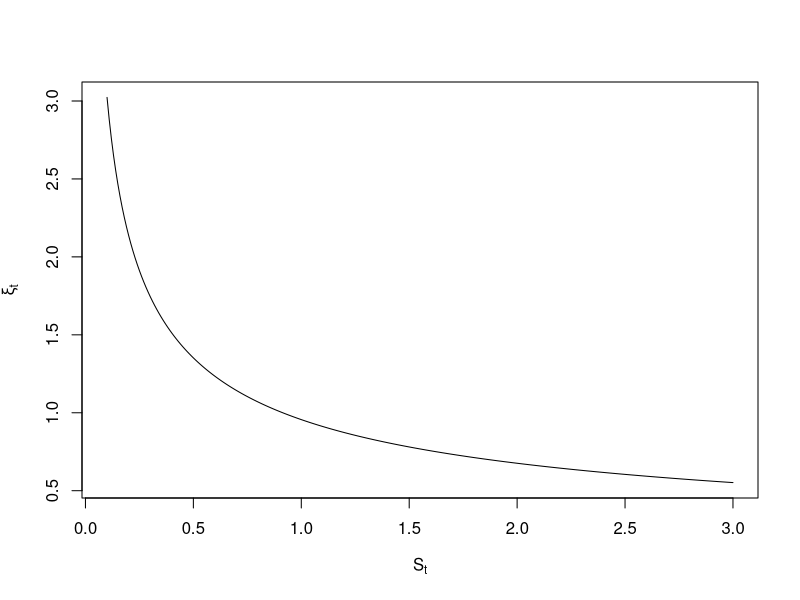
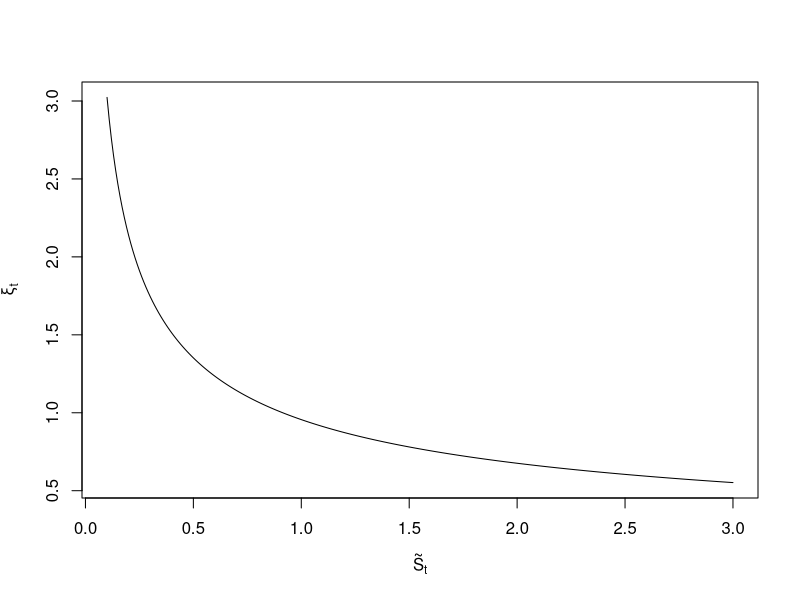

Reproduce these figures in R, in order. (Note: this script raises an error after producing the figures.)
############ MÉMOIRE: Maitrise en Mathématiques Finacières et Actuarielle  #################

# -SECTION 3: Power Utility - Simulation de marché #
#-Note: toutes les formules sont UNIQUEMENT applicables à la fonction de Power Utility

########## PARAMÈTRES ##########################################
Maturi<-10         #Time until maturity
r_no_risk<-0.02    #Risk free rate
alpha<-0.04        #Risky rate
sigma<-0.2         #Volatility
gamma<-2           #Parameter of Utility function
S_0<-1             #Initial value of the asset (S_0>0)
budget<-1          #Initial Budget amount
N_Simulations<-100000 #Number of Simulations
fee_c_s<-0.00     #Fee applied of the risky asset
fee_c_f<-0.00     #Fee applied of the funds 

Frequ<-52          #Frequency of rebalancing the portfolio
  
a_call_sim<-1
b_call_sim<-1
K_call_sim<-1

library("ggplot2")
alpha_tilde<-alpha-fee_c_s-fee_c_f
r_no_risk_tilde<-r_no_risk-fee_c_f
  
theta_sim<-(alpha-r_no_risk)/sigma
theta_sim_tilde<-(alpha_tilde-r_no_risk_tilde)/sigma
################################################################




########## Graph: xi_t with respect to S_t ##########
ttt<-3
sst<-seq(0.1,3,0.01)
xxi<-lapply(sst,function(x)x^(-theta_sim/sigma)*exp((theta_sim*alpha/sigma-theta_sim*sigma/2-r_no_risk-0.5*theta_sim^2)*ttt))
plot(sst,xxi, type='l',xlab=expression(S[t]),ylab=expression(xi[t]))




########## Graph: xi_t with respect to S_t with fees ##########
ttt<-3
sst<-seq(0.1,3,0.01)
xxi<-lapply(sst,function(x)x^(-theta_sim_tilde/sigma)*exp((theta_sim_tilde*alpha_tilde/sigma-theta_sim_tilde*sigma/2-r_no_risk_tilde-0.5*theta_sim_tilde^2)*ttt))
plot(sst,xxi, type='l',xlab=expression(tilde(S)[t]),ylab=expression(tilde(xi)[t]))
#,yaxt = "n" ,xaxt = "n"

#### "Frequency" - SIMULATIONS - Market ########
# Power Utility, no Call option #

rand_vector4<-rnorm(Maturi*Frequ)
prop_Actif_Risque<-(alpha-r_no_risk)/(gamma*sigma^2)
S_t0<-1
B_t0<-1

S_t_simulated0<-lapply(rand_vector4,function (x)exp((alpha-0.5*sigma^2)/Frequ+sigma*sqrt(1/Frequ)*x))
B_t_simulated0<-rep(exp(r_no_risk/Frequ),Frequ*Maturi)
lambda_0<-(1/budget)^(gamma)*exp((-r_no_risk*gamma+r_no_risk-(0.5*theta_sim^2)+theta_sim^2/(2*gamma))*Maturi)
Ptf_simulated_0<-lambda_0^(-1/gamma)*exp((0.5*theta_sim^2*(1-1/gamma)^2-(r_no_risk+0.5*theta_sim^2)*(1-1/gamma))*Maturi)

Montant_Actif_Risque0<-prop_Actif_Risque*Ptf_simulated_0/S_t0
Montant_Actif_Sans_Risque0<-(Ptf_simulated_0-Montant_Actif_Risque0*S_t0)/B_t0
tool_investment0<-rbind(Montant_Actif_Risque0,Montant_Actif_Sans_Risque0)
  
S_t_simulated1<-cumprod(S_t_simulated0)
B_t_simulated1<-cumprod(B_t_simulated0)

tool_Market0<-rbind(S_t_simulated1[1:(Frequ*Maturi-1)],B_t_simulated1[1:(Frequ*Maturi-1)])
tool_Market1<-rbind(S_t_simulated1,B_t_simulated1)
Ptf_simulated_1<-tool_Market1[,1]%*%tool_investment0
tool_investment1<-rbind(prop_Actif_Risque*Ptf_simulated_1/tool_Market1[1,1],(Ptf_simulated_1-prop_Actif_Risque*Ptf_simulated_1)/tool_Market1[2,1])
#tool_Market1[,1]%*%tool_investment1==tool_Market1[,1]%*%tool_investment0




#Retourne un vecteur contenant les nouveaux montants investis ds l'actif risqué et sans risque, respectivement
Investment_Fonct<-function(S_t,B_t,invest_risq_tm1,invest_srisq_tm1,propor){
  Ptf_ini<-S_t*invest_risq_tm1+invest_srisq_tm1*B_t
  
  investment<-rbind(propor*Ptf_ini/S_t,Ptf_ini*(1-propor)/B_t)

  return(investment)
}
#Investment_Fonct(S_t=1.004773,B_t= 1.000385,invest_risq_tm1=0.2797681,invest_srisq_tm1=0.8393042,propor=0.25)



#Retourne le processus d'investissement de portfeuille
tool_investment[,1]<-tool_investment0
  for (i in 2:(Frequ*Maturi)){
    tool_investment[,i]<-Investment_Fonct(S_t=S_t_simulated1[(i-1)],B_t= B_t_simulated1[(i-1)],invest_risq_tm1=tool_investment[1,(i-1)],invest_srisq_tm1=tool_investment[2,(i-1)],propor=prop_Actif_Risque) 
  }

#Valeur du portfeuille
Ptf_simulated1<-apply(tool_Market1*tool_investment,2,function(x) sum(x))




#### "Frequ" - SIMULATIONS - Market ########
# Power Utility, no Call option #
########### Plusieurs Simulations ###########
tool_investment<-rbind(rep(0,Frequ*Maturi)+1,rep(0,Frequ*Maturi)+1) #Initialisation
tool_invest_risque_multi<-matrix(0,N_Simulations,Frequ*Maturi+1)
tool_invest_srisque_multi<-matrix(0,N_Simulations,Frequ*Maturi+1)
Ptf_simulated1_multi<-matrix(0,N_Simulations,Frequ*Maturi+1)
S_t_simulated1_multi<-matrix(0,N_Simulations,Frequ*Maturi+1)

Montant_Actif_Risque0<-prop_Actif_Risque*Ptf_simulated_0/S_t0
Montant_Actif_Sans_Risque0<-(Ptf_simulated_0-Montant_Actif_Risque0*S_t0)/B_t0
tool_investment0<-rbind(Montant_Actif_Risque0,Montant_Actif_Sans_Risque0)

rand_vector5<-matrix(rnorm(Maturi*Frequ*N_Simulations),N_Simulations,Maturi*Frequ)
S_t_simulated0_multi<-exp((alpha-0.5*sigma^2)/Frequ+sigma*sqrt(1/Frequ)*rand_vector5)
tool_invest_risque_multi[,1]<-tool_investment0[1]
tool_invest_srisque_multi[,1]<-tool_investment0[2]
B_t_simulated0<-rep(exp(r_no_risk/Frequ),Frequ*Maturi)
B_t_simulated0.5<-c(1,B_t_simulated0)
B_t_simulated1<-cumprod(B_t_simulated0.5)


#Retourne l'espérance de l'utilité pour plusieurs simulations
Ptf_optimal_InvStg<-function(props){
  for(j in 1:(N_Simulations)){
  S_t_simulated1_multi[j,]<-c(1,cumprod(S_t_simulated0_multi[j,]))
  
  
  for (i in 2:(Frequ*Maturi+1)){
    tool_each<-Investment_Fonct(S_t=S_t_simulated1_multi[j,i],B_t= B_t_simulated1[i],invest_risq_tm1=tool_invest_risque_multi[j,(i-1)],invest_srisq_tm1=tool_invest_srisque_multi[j,(i-1)],propor=props) 
    tool_invest_risque_multi[j,i]<-tool_each[1]
    tool_invest_srisque_multi[j,i]<-tool_each[2]
  }
  Ptf_simulated1_multi[j,]<-tool_invest_risque_multi[j,]*S_t_simulated1_multi[j,]+tool_invest_srisque_multi[j,]*B_t_simulated1
}
  Utility_T<-1/(1-gamma)*(Ptf_simulated1_multi[,(Frequ*Maturi+1)])^(1-gamma)
  Expected_Utility<-mean(Utility_T)
  return(Expected_Utility)
}

#Ptf_optimal_InvStg(props=0.5) #-0.8181148

#Retourne un vecteur des valeurs terminales 
Ptf_optimal_InvStg_Terminal<-function(props){
  for(j in 1:(N_Simulations)){
    S_t_simulated1_multi[j,]<-c(1,cumprod(S_t_simulated0_multi[j,]))
    
    
    for (i in 2:(Frequ*Maturi+1)){
      tool_each<-Investment_Fonct(S_t=S_t_simulated1_multi[j,i],B_t= B_t_simulated1[i],invest_risq_tm1=tool_invest_risque_multi[j,(i-1)],invest_srisq_tm1=tool_invest_srisque_multi[j,(i-1)],propor=props) 
      tool_invest_risque_multi[j,i]<-tool_each[1]
      tool_invest_srisque_multi[j,i]<-tool_each[2]
    }
    Ptf_simulated1_multi[j,]<-tool_invest_risque_multi[j,]*S_t_simulated1_multi[j,]+tool_invest_srisque_multi[j,]*B_t_simulated1
  }

  return(Ptf_simulated1_multi[,(Frequ*Maturi+1)])
}
############# Vérification de l'utilité à maturité #############











####      "Frequ"     - SIMULATIONS - Market ########
# Power Utility, with Call option & Optimal Proportion #
lambda_opt<-lambda_optimal(r_FL=r_no_risk,alpha_FL=alpha,sigma_FL=sigma,gamma_FL=gamma,K_FL=K_call_sim,b_FL=b_call_sim,a_FL=a_call_sim,X_0_FL=budget,T_FL=Maturi)
x_concavi<-Find_x_theta_PU(b_call_sim,a_call_sim,K_call_sim,gamma)
  
prob_sim<-((r_no_risk+(1/gamma-0.5)*theta_sim^2)*Maturi+log(x_concavi^(-gamma)/lambda_opt))/(theta_sim*sqrt(Maturi))
  
prop_Actif_Risque0<-(theta_sim/gamma+dnorm(prob_sim)/(sqrt(Maturi)*pnorm(prob_sim)))/sigma

#lambda_opt^(-1/gamma)/(a_call_sim^(1-1/gamma))*exp((r_no_risk+0.5*theta_sim^2)*Maturi*(1-1/gamma)+0.5*theta_sim^2*Maturi*(1-1/gamma)^2)*((-1/gamma)*pnorm(((r_no_risk+theta_sim^2)*Maturi-theta_sim^2*Maturi*(1-1/gamma)-indica)/(theta_sim*sqrt(Maturi)))+dnorm(((r_no_risk+theta_sim^2)*Maturi-theta_sim^2*Maturi*(1-1/gamma)-indica)/(theta_sim*sqrt(Maturi))))+tool2
#indica<-((lambda_opt*1/a_call_sim)^(-1/gamma)-K_call_sim)/a_call_sim+b_call_sim 


tool_investment<-rbind(rep(0,Frequ*Maturi)+1,rep(0,Frequ*Maturi)+1) #Initialisation
tool_invest_risque_multi<-matrix(0,N_Simulations,Frequ*Maturi+1)
tool_invest_srisque_multi<-matrix(0,N_Simulations,Frequ*Maturi+1)
Ptf_simulated1_multi<-matrix(0,N_Simulations,Frequ*Maturi+1)
S_t_simulated1_multi<-matrix(0,N_Simulations,Frequ*Maturi+1)
xi_t_simulated1_multi<-matrix(0,N_Simulations,Frequ*Maturi+1)
xi_t_simulated1_multi[,1]<-1

Montant_Actif_Risque0<-prop_Actif_Risque0*Ptf_simulated_0/S_t0
Montant_Actif_Sans_Risque0<-(Ptf_simulated_0-Montant_Actif_Risque0*S_t0)/B_t0
tool_investment0<-rbind(Montant_Actif_Risque0,Montant_Actif_Sans_Risque0)

rand_vector5<-matrix(rnorm(Maturi*Frequ*N_Simulations),N_Simulations,Maturi*Frequ)
S_t_simulated0_multi<-exp((alpha-0.5*sigma^2)/Frequ+sigma*sqrt(1/Frequ)*rand_vector5)
tool_invest_risque_multi[,1]<-tool_investment0[1]
tool_invest_srisque_multi[,1]<-tool_investment0[2]
B_t_simulated0<-rep(exp(r_no_risk/Frequ),Frequ*Maturi)
B_t_simulated0.5<-c(1,B_t_simulated0)
B_t_simulated1<-cumprod(B_t_simulated0.5)
Payoff<-rep(0,N_Simulations)
x_conca<-Find_x_theta_PU(b_o=1,a_o=1,K_o=1,gamma_o=gamma)
lagang<-lambda_optimal(r_FL=r_no_risk,alpha_FL=alpha,sigma_FL=sigma,gamma_FL=gamma,K_FL=1,b_FL=1,a_FL=1,X_0_FL=1,T_FL=Maturi)
vecteur_proportion_opt<-rep(0,(Maturi*Frequ+1)) #Only for the last simulation, so this is why it's a vector

Ptf_optimal_InvStg_Call<-function(a_call,b_call,K_call){ #proportion non-cte and return E(Utility)
  for(j in 1:(N_Simulations)){
    S_t_simulated1_multi[j,]<-c(1,cumprod(S_t_simulated0_multi[j,]))
    
    for (i in 2:(Frequ*Maturi+1)){
      t_sim<-(i-1)/Frequ
      xi_t_simulated1_multi[j,i]<-S_t_simulated1_multi[j,i]^(-theta_sim/sigma)*exp((theta_sim*alpha/sigma-theta_sim*sigma/2-r_no_risk-0.5*theta_sim^2)*t_sim)
      
      if(i!=(Frequ*Maturi+1)){tool3<-((r_no_risk+(1/gamma-0.5)*theta_sim^2)*(Maturi-t_sim)+log(x_conca^(-gamma)/(lagang*xi_t_simulated1_multi[j,i])))/(theta_sim*sqrt(Maturi-t_sim))
    
      props_optimal<-(theta_sim/gamma+dnorm(tool3)/(pnorm(tool3)*sqrt(Maturi-t_sim)))/sigma
      vecteur_proportion_opt[i]<-props_optimal 
      
      tool_each<-Investment_Fonct(S_t=S_t_simulated1_multi[j,i],B_t= B_t_simulated1[i],invest_risq_tm1=tool_invest_risque_multi[j,(i-1)],invest_srisq_tm1=tool_invest_srisque_multi[j,(i-1)],propor=props_optimal) 
      tool_invest_risque_multi[j,i]<-tool_each[1]
      tool_invest_srisque_multi[j,i]<-tool_each[2]
      }
    }
    
    Ptf_simulated1_multi[j,]<-tool_invest_risque_multi[j,]*S_t_simulated1_multi[j,]+tool_invest_srisque_multi[j,]*B_t_simulated1
    Ptf_simulated1_multi[j,(Frequ*Maturi+1)]<-tool_invest_risque_multi[j,(Frequ*Maturi)]*S_t_simulated1_multi[j,(Frequ*Maturi+1)]+tool_invest_srisque_multi[j,(Frequ*Maturi)]*B_t_simulated1[(Frequ*Maturi+1)]
 
     Payoff[j]<-a_call*max(0,Ptf_simulated1_multi[j,(Frequ*Maturi+1)]-b_call)+K_call
      }



  Utility<-1/(1-gamma)*(Payoff)^(1-gamma)
  Expected_Utility<-mean(Utility)
  return(Expected_Utility)
}

#Ptf_optimal_InvStg_Call(a_call=1,b_call=1,K_call=1)# -0.8199844



Ptf_optimal_InvStg_Call_terminal<-function(a_call,b_call,K_call){ #proportion cte and Utility simulated
  for(j in 1:(N_Simulations)){
    S_t_simulated1_multi[j,]<-c(1,cumprod(S_t_simulated0_multi[j,]))
    
    for (i in 2:(Frequ*Maturi+1)){
      t_sim<-(i-1)/Frequ
      xi_t_simulated1_multi[j,i]<-S_t_simulated1_multi[j,i]^(-theta_sim/sigma)*exp((theta_sim*alpha/sigma-theta_sim*sigma/2-r_no_risk-0.5*theta_sim^2)*t_sim)
      
      if(i!=(Frequ*Maturi+1)){tool3<-((r_no_risk+(1/gamma-0.5)*theta_sim^2)*(Maturi-t_sim)+log(x_conca^(-gamma)/(lagang*xi_t_simulated1_multi[j,i])))/(theta_sim*sqrt(Maturi-t_sim))
      
      props_optimal<-(theta_sim/gamma+dnorm(tool3)/(pnorm(tool3)*sqrt(Maturi-t_sim)))/sigma
      vecteur_proportion_opt[i]<-props_optimal 
      
      tool_each<-Investment_Fonct(S_t=S_t_simulated1_multi[j,i],B_t= B_t_simulated1[i],invest_risq_tm1=tool_invest_risque_multi[j,(i-1)],invest_srisq_tm1=tool_invest_srisque_multi[j,(i-1)],propor=props_optimal) 
      tool_invest_risque_multi[j,i]<-tool_each[1]
      tool_invest_srisque_multi[j,i]<-tool_each[2]
      }
    }
    
    Ptf_simulated1_multi[j,]<-tool_invest_risque_multi[j,]*S_t_simulated1_multi[j,]+tool_invest_srisque_multi[j,]*B_t_simulated1
    Ptf_simulated1_multi[j,(Frequ*Maturi+1)]<-tool_invest_risque_multi[j,(Frequ*Maturi)]*S_t_simulated1_multi[j,(Frequ*Maturi+1)]+tool_invest_srisque_multi[j,(Frequ*Maturi)]*B_t_simulated1[(Frequ*Maturi+1)]
    
    Payoff[j]<-a_call*max(0,Ptf_simulated1_multi[j,(Frequ*Maturi+1)]-b_call)+K_call
  }
 
  return(Payoff)
}

#Ptf_optimal_InvStg_Call_terminal(a_call=1,b_call=1,K_call=1)




####################### TESTS SECTION #######################
#Market a Portfolio Overview
par(mfrow=c(3,1))
plot(0:520,c(1,S_t_simulated1),type='l',xlab=' ',ylab=' ',main='Actif risqué')
plot(0:520,c(1,B_t_simulated1),type='l',xlab=' ',ylab=' ',main='Actif sans risque')
plot(0:520,c(Ptf_simulated_0,Ptf_simulated1),type='l',xlab=' ',ylab=' ',main='Portefeuille')

#Utility maximisation, Original Problem 
par(mfrow=c(1,1))
verif<-lapply(seq(0,1,0.05),function(x) Ptf_optimal_InvStg(props=x))
plot(seq(0,1,0.05),verif,type='l',xlab=c( expression(nu[t])),ylab=expression(paste(E,'[ U(',X[T],') ]') ))
abline(v =prop_Actif_Risque, col = "blue", lwd = 2,lty=2)
legend(0.4,-0.80,col='blue', lwd = 2,lty=2,legend=c(expression(paste(nu[t],'*'," = ",frac(alpha-r,gamma*sigma^2)))))

#utility maximisation, On Call Option
verif_Call<-lapply(seq(0,1,0.05),function(x) Ptf_optimal_InvStg_Call(props=x,a_call=1,b_call=1,K_call=1))
plot(seq(0,1,0.05),verif_Call,type='l',xlab=c( expression(nu[t])),ylab=expression(paste(E,'[ U(',X[T],') ]') ))
abline(v =prop_Actif_Risque, col = "blue", lwd = 2,lty=2)
legend(0.4,-0.80,col='blue', lwd = 2,lty=2,legend=c(expression(paste(nu[t],'*'," = ",frac(alpha-r,gamma*sigma^2)))))



########## Histogramme Portefeuille optimal: dynamique et forme fermée ###############
proportion_optimale<-(alpha-r_no_risk)/(gamma*sigma^2)

# Start the clock!
ptm <- proc.time()

Ptf_dyn<-data.frame(valeur_opt=Ptf_optimal_InvStg_Terminal(props=proportion_optimale))
Ptf_theorique<-data.frame(valeur_opt=as.numeric(X_Optimal_base_simulated))

Ptf_dyn$comp<-'Dyn'
Ptf_theorique$comp<-'Theo'

Compa_combin<-rbind(Ptf_dyn,Ptf_theorique)

ggplot(data=Compa_combin,aes(Compa_combin$valeur_opt,group=comp,fill=comp))+
  geom_histogram(colour='black',binwidth = 0.02,alpha=0.5,position = "identity")+
  scale_fill_manual(name="",values=c("yellow","darkgray"),labels=c( expression(paste("X","*"[T],": Dynamique")),expression(paste("X","*"[T],": Théorique"))))+
  labs(x=expression(paste("X","*"[T])), y="# Réalisations")+
  theme(axis.title=element_text(size=16,face="bold"))+
  theme_classic()+
  theme(legend.position=c(0.80,0.65))+
  theme(legend.text=element_text(size=13))+

  geom_vline(aes(xintercept =mean(as.numeric(X_Optimal_base_simulated)), linetype = "Moyenne Théorique: 1.283896"), colour= 'black', data = Compa_combin) +                                                                                                     
  geom_vline(aes(xintercept =mean(as.numeric(Ptf_dyn$valeur_opt)), linetype = "Moyenne Dynamique:1.284377"), colour= 'purple4', data = Compa_combin) +
  scale_linetype_discrete(name = " ")

# Stop the clock
proc.time() - ptm   #136.605 secondes


#  scale_color_manual("Statistics", values = c("Mean" <-"red", "Median" <- "green"))+
#scale_linetype_manual(name = "Thresholds",values = c(2,2))  










########## Histogramme Portefeuille optimal: dynamique et densité ###############
proportion_optimale<-(alpha-r_no_risk)/(gamma*sigma^2)
lbd<-(1/budget)^(gamma)*exp((-r_no_risk*gamma+r_no_risk-(0.5*theta_sim^2)+theta_sim^2/(2*gamma))*Maturi)
mu_mod<-((r_no_risk+0.5*theta_sim^2)*Maturi-log(lbd))/gamma
sigma_mod2<-theta_sim^2*Maturi/gamma^2

mean_theo<-exp(mu_mod+0.5*sigma_mod2)  


# Start the clock!
ptm <- proc.time()

Ptf_dyn<-data.frame(valeur_opt=as.numeric(Ptf_simul))#Ptf_simul is obtained from the Memoire_Codes3.3, 3th method.
x <- seq(0.5, 2, length.out=100)
df <- with(Ptf_dyn, data.frame(x = x, y = dlnorm(x, mu_mod,sqrt(sigma_mod2))))

Ptf_dyn$comp<-'Dyn'


ggplot(data=Ptf_dyn,aes(Ptf_dyn$valeur_opt))+
  geom_histogram(aes(y=..density..),colour='black',binwidth = 0.05,alpha=0.5,position = "identity")+
  geom_line(data = df, aes(x = x, y = y), color = "red")+
  scale_fill_manual(values=c("firebrick2", "grey"))+
  scale_x_continuous(breaks=NULL)+
  scale_y_continuous(breaks=NULL)+
  labs(title='',x=expression(paste("X","*"[T])), y="Densité")+
  theme(axis.title=element_text(size=16,face="bold"))+
  theme_classic()+
  theme(legend.position=c(0.75,0.8))+
  #theme(legend.text=element_text(size=13))+
  #geom_vline(aes(xintercept =mean_theo, linetype = "Moyenne Théorique: 1.268471")) +                                                                                                     
  #geom_vline(aes(xintercept =mean(as.numeric(Ptf_dyn$valeur_opt)), linetype = "Moyenne Dynamique:  1.286424"), data = Ptf_dyn)+                                                                                                     
  #theme(plot.title = element_text(family = "Helvetica", face = "bold", size = (15),hjust = 0.5))+
  scale_linetype_discrete(name = " ")
 
 # Stop the clock
proc.time() - ptm   #136.605 secondes






########## Histogramme Portefeuille optimal Call: dynamique et forme fermée ###############

ptm_call <- proc.time()

Ptf_dyn_call<-data.frame(valeur_opt=as.numeric(Ptf_optimal_InvStg_Call_terminal(a_call=1,b_call=1,K_call=1)))
Ptf_theorique_call<-data.frame(valeur_opt=as.numeric(X_Optimal_simulated)) #(Voir Memoire_Codes1)

Ptf_dyn_call$comp<-'Dyn'
Ptf_theorique_call$comp<-'Theo'

Compa_combin_call<-rbind(Ptf_dyn_call,Ptf_theorique_call)

ggplot(data=Compa_combin_call,aes(Compa_combin_call$valeur_opt,group=comp,fill=comp))+
  geom_histogram(colour='black',binwidth = 0.02,alpha=0.5,position = "identity")+
  scale_fill_manual(name="",values=c("yellow","darkgray"),labels=c( expression(paste("X","*"[T],": Dynamique")),expression(paste("X","*"[T],": Théorique"))))+
  labs(x=expression(paste("X","*"[T])), y="# Réalisations")+
  theme_classic()+
  geom_vline(xintercept = 1.9999793, linetype="dotted")

proc.time() - ptm_call



################# - Comparaison - #################
#### Histogramme Portefeuille optimal Call: dynamique (16-12-2020) ###############

ptm_call <- proc.time()

Ptf_final_2448_0<-data.frame(valeur_opt=as.numeric(ptf_2448_0))#Obtenu à l'aide de la méthode 4 MemoireCodes3.3
Ptf_final_1224_1224<-data.frame(valeur_opt=as.numeric(ptf_1224_1224))#Obtenu à l'aide de la méthode 4 MemoireCodes3.3
Ptf_final_18_6448<-data.frame(valeur_opt=as.numeric(ptf_18_6448))#Obtenu à l'aide de la méthode 4 MemoireCodes3.3
Ptf_final_0_0<-data.frame(valeur_opt=as.numeric(ptf_0_0))#Obtenu à l'aide de la méthode 4 MemoireCodes3.3

Ptf_final_2448_0$comp<-'2.c_s=0.000% et c_f=2.448%'
Ptf_final_1224_1224$comp<-'3.c_s=1.224% et c_f=1.224%'
Ptf_final_18_6448$comp<-'4. c_s=1.800% et c_f=0.6448%'
Ptf_final_0_0$comp<-'1. Aucun frais'


Combin_ptf_frais<-rbind(Ptf_final_2448_0,Ptf_final_1224_1224,Ptf_final_18_6448,Ptf_final_0_0)


ggplot(data=Combin_ptf_frais,aes(Combin_ptf_frais$valeur_opt,group=comp,fill=comp))+
  geom_histogram(colour='black',binwidth = 0.01,alpha=0.6,position = "identity")+
  labs(x=expression(paste("X","*"[T])), y="# Réalisations")+
  scale_x_continuous(breaks=c(x_concavi),labels=expression(paste(widehat(x),'(',D[T],')')))+
  scale_fill_manual(name="",values=c("#7CAE00","yellow","#F8766D","deepskyblue3"),labels=c( expression(paste("Aucun frais")), expression(paste(" ",c[s],"=0.000% et ",c[f],"=2.448%")),expression(paste(" ",c[s],"=1.224% et ",c[f],"=1.224%")),expression(paste(" ",c[s],"=1.800% et ",c[f],"=0.6448%"))))+
  theme_classic()+
  theme(legend.position = 'bottom',legend.title = element_blank())##C77CFF

proc.time() - ptm_call















####### Graphique proportion qui varie dans le temps pour le même S_t (20-01-2020)########
S_test<-0.9
xi_tilde<-S_test^(-theta_sim_tilde/sigma)*exp((theta_sim_tilde*alpha_tilde/sigma-theta_sim_tilde*sigma/2-r_no_risk_tilde-0.5*theta_sim_tilde^2)*t_Test)

proportion_test6<-lapply(seq(0,9.9,0.1),function(x){        
  xi_test<-S_test^(-theta_sim_tilde/sigma)*exp((theta_sim_tilde*alpha_tilde/sigma-theta_sim_tilde*sigma/2-r_no_risk_tilde-0.5*theta_sim_tilde^2)*x)
  interior<-((r_no_risk_tilde+(1/gamma-0.5)*theta_sim_tilde^2)*(Maturi- x)+log((x_concavi^(-gamma))/(xi_test*lambda_opt)))/(theta_sim_tilde*sqrt(Maturi-x))  
  return((theta_sim_tilde/gamma+dnorm(interior)/(pnorm(interior)*sqrt(Maturi-x)))/sigma)
})

plot(seq(0,9.9,0.1),proportion_test1,type='l',xlab="Temps (t)",ylab=expression(nu[t]),ylim=c(0,6))
lines(seq(0,9.9,0.1),proportion_test2,col="red")
lines(seq(0,9.9,0.1),proportion_test3,col="blue")
lines(seq(0,9.9,0.1),proportion_test4,col="purple")
lines(seq(0,9.9,0.1),proportion_test5,col="blue4")
lines(seq(0,9.9,0.1),proportion_test6,col="orange")
legend(0, 6, legend=c(expression(paste(S[t],"=0.9")), expression(paste(S[t],"=1")), expression(paste(S[t],"=1.1")),expression(paste(S[t],"=1.2")),expression(paste(S[t],"=1.3")),expression(paste(S[t],"=1.4"))),
       col=c("orange","black", "red","blue","purple","blue4"), lty=c(1,1,1,1,1), cex=0.8)

#### TEST ####
par(mfrow=c(1,1))
tre<-c(1,1/0)
tre[2]<-4




